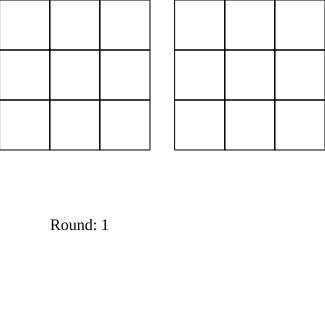
Frame 1 (no input)
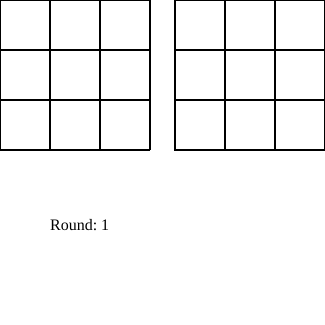
Frame 60 (no input)
Frame 120 (the mouse pressed at the canvas centre since frame 60): identical to frame 60, image omitted

The p5.js sketch that drew these frames (run headless with seeded random() and noise() and a simulated clock; from frame 60 on, the mouse is pressed at the canvas centre):

// p5.js sketch
// ── sketch.js
function make2DArray(cols, rows) {
  let arr = new Array(cols);
  for (let i = 0; i < arr.length; i++) {
    arr[i] = new Array(rows);
  }
  return arr;
}

let promptGrid;
let userGrid;
let cols = 3;
let rows = 3;
let w = 50;
let roundDisplay;

function setup() {
  createCanvas(325, 325);
  background(255);
  promptGrid = make2DArray(cols, rows);

  roundDisplay = createP(`Round: ${round + 1}`);
  roundDisplay.position(50, 200);

  for (let i = 0; i < cols; i++) {
    for (let j = 0; j < rows; j++) {
      promptGrid[i][j] = new Cell(i * w, j * w, w);
    }
  }

  userGrid = make2DArray(cols, rows);
  for (let i = 0; i < cols; i++) {
    for (let j = 0; j < rows; j++) {
      userGrid[i][j] = new Cell(i * w, j * w, w);
    }
  }

  promptSequence();
}

function draw() {
  for (let i = 0; i < cols; i++) {
    for (let j = 0; j < rows; j++) {
      promptGrid[i][j].drawCell(0, 0);
    }
  }

  for (let i = 0; i < cols; i++) {
    for (let j = 0; j < rows; j++) {
      userGrid[i][j].drawCell(175, 0);
    }
  }
}

function keyPressed() {
  // Clearing array
  if (keyCode == ENTER) {
    console.log(roundWon());
    if (roundWon() == true) {
      // promptArray.splice(0, promptArray.length);
      userArray.splice(0, userArray.length);

      round++;
      roundDisplay.html(`Round: ${round + 1}`);
      promptSequence();
    } else {
      console.log("Answer:");
      for (let i = 0; i < round + 1; i++) {
        console.log(promptArray[i]);
      }
    }
  }
}

function mousePressed() {
  if (mouseButton == LEFT) {
    for (let i = 0; i < cols; i++) {
      for (let j = 0; j < rows; j++) {
        if (promptGrid[i][j].contains(mouseX, mouseY)) {
          flashBlue(i, j);
          promptGrid[i][j].register(i, j);
        }
      }
    }
  }
}

function roundWon() {
  let win = true;

  for (let i = 0; i < round + 1; i++) {
    for (let j = 0; j < round + 1; j++) {
      if (promptArray[i][j] != userArray[i][j]) {
        win = false;
      }
    }
  }
  return win;
}

// ── cell.js
const promptArray = [];
const userArray = [];
let counter = 0;
let round = 0;

function Cell(x, y, w) {
  this.x = x;
  this.y = y;
  this.w = w;
}

Cell.prototype.drawCell = function (xoff, yoff) {
  stroke(0);
  noFill();
  rect(this.x + xoff, this.y + yoff, this.w, this.w);
};

Cell.prototype.register = function (i, j) {
  userArray.push([i, j]);
};

Cell.prototype.contains = function (x, y) {
  return (
    x - 175 > this.x &&
    x - 175 < this.x + this.w &&
    y > this.y &&
    y < this.y + this.w
  );
};

function promptSequence() {
  console.log(`Round: ${round + 1}`);
  counter = 0;
  myInterval = setInterval(blueSquare, 500);

  function blueSquare() {
    i = floor(random(3)) * 50;
    j = floor(random(3)) * 50;

    clearScreen();
    fill(0, 0, 255);

    setTimeout(clearScreen, 300);

    if (counter > round - 1) {
      promptArray.push([i / 50, j / 50]);
      clearInterval(myInterval);
    }

    square(promptArray[counter][0] * 50, promptArray[counter][1] * 50, 50);
    counter++;
  }
}

function clearScreen() {
  background(255);
}

function flashBlue(i, j) {
  clearScreen();
  fill("cyan");
  square(i * 50 + 175, j * 50, 50);
  setTimeout(clearScreen, 100);
}
